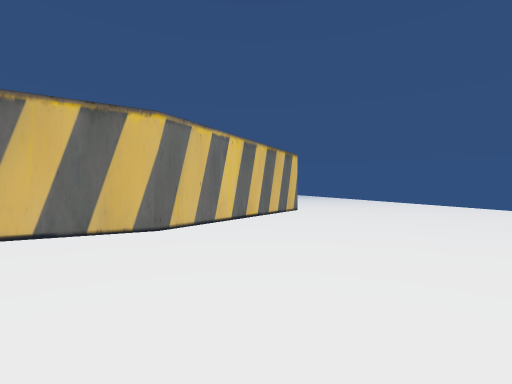
View 1 (above)

19 first-person views from a walk through a scene from a Unity 3-D project. The camera is 1.3 m above the floor, looks level and sees 85° across. The floor is counted in squares, 2 m on a side. Each view is taken from the middle of a square. On the plan, view 1 faces up. The plan holds only what a view shows up to about 9 squares ahead; the rest is blank. The place goes on beyond the plan.

View 2
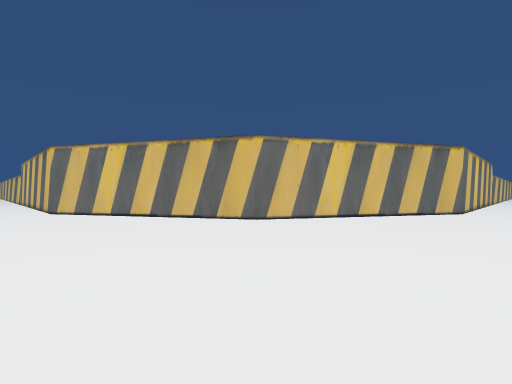

View 3
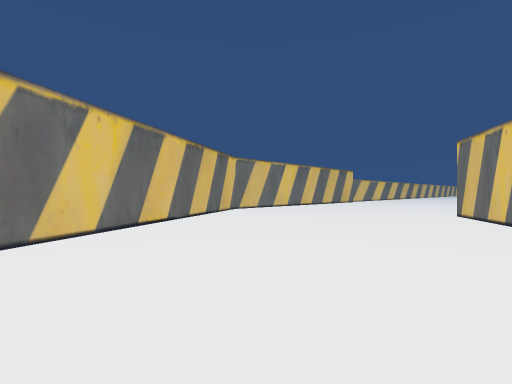

View 4
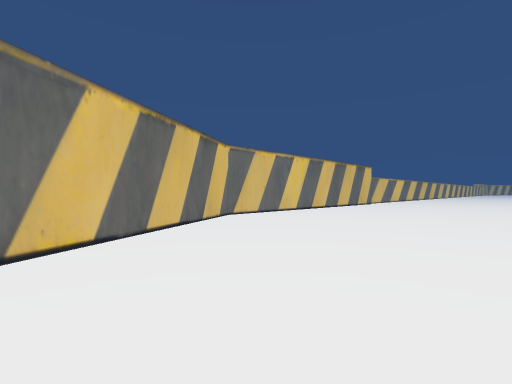

View 5
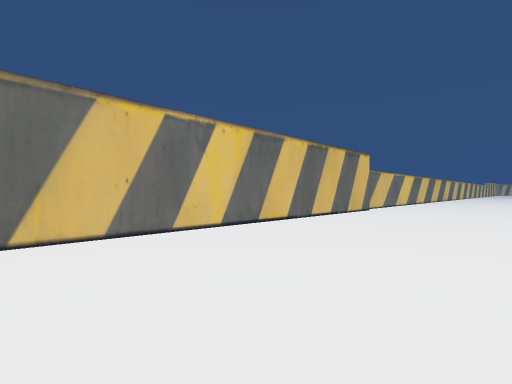

View 6
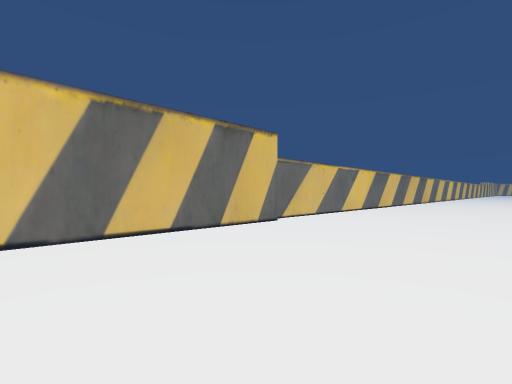

View 7
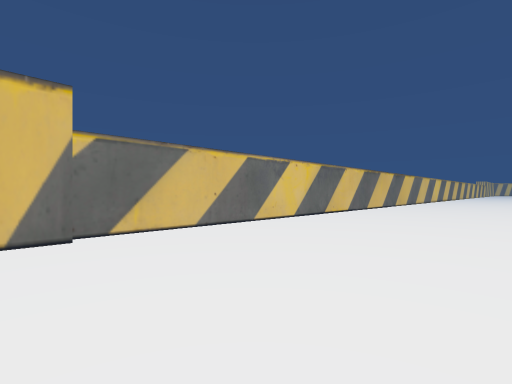

View 8
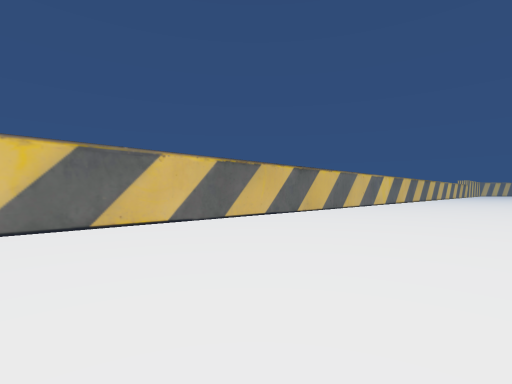

View 9
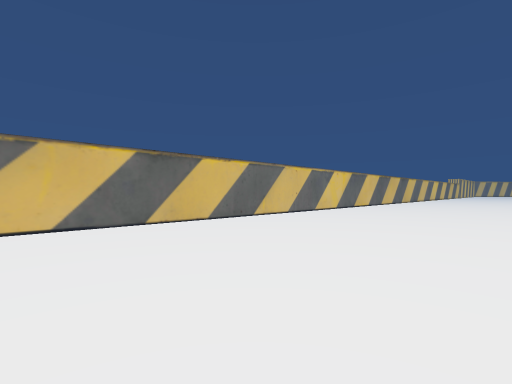

View 10
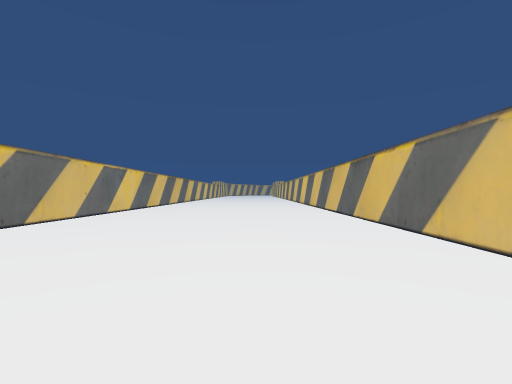

View 11
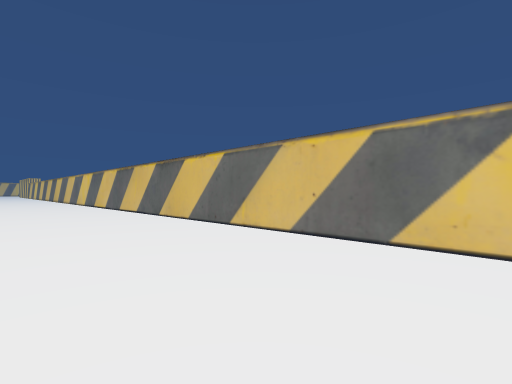

View 12
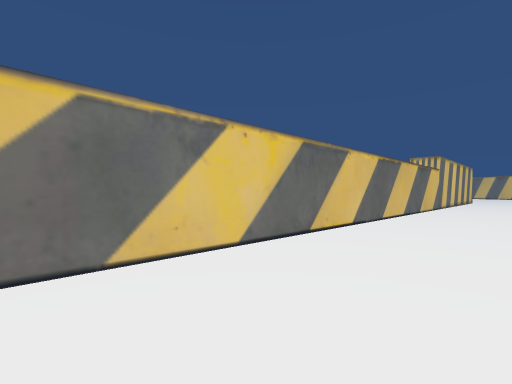

View 13
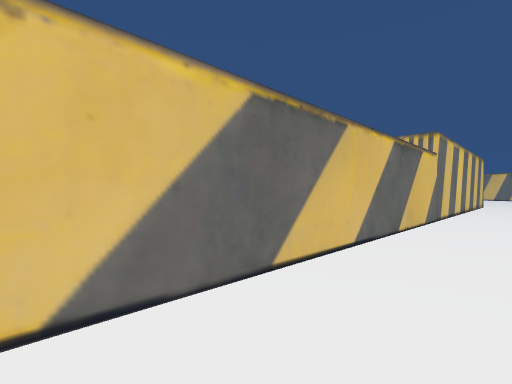

View 14
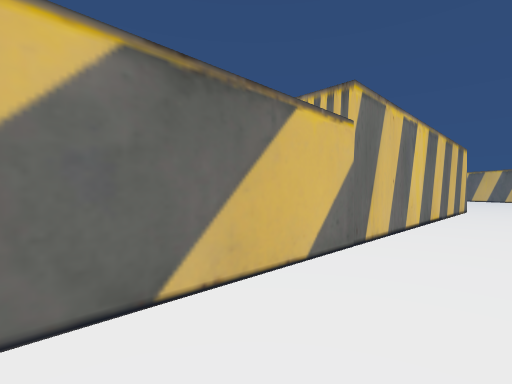

View 15
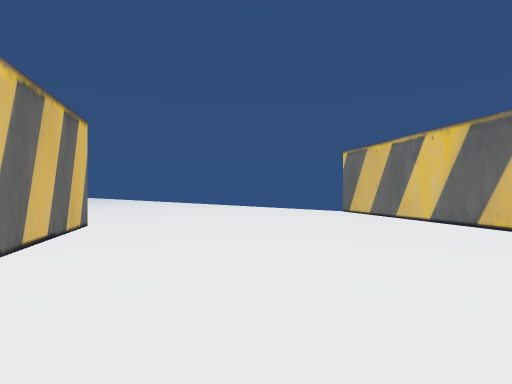

View 16
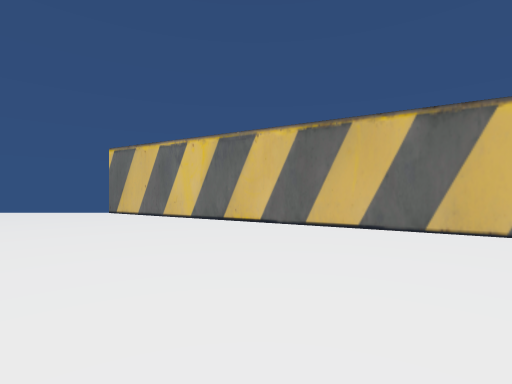

View 17
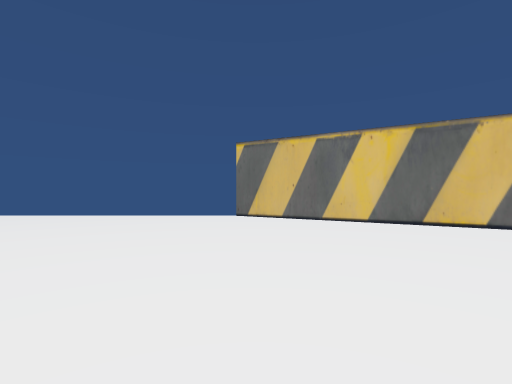

View 18
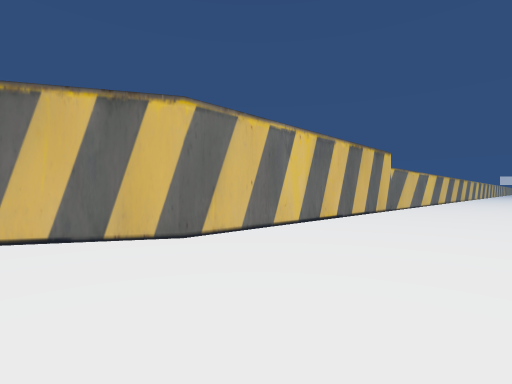

View 19
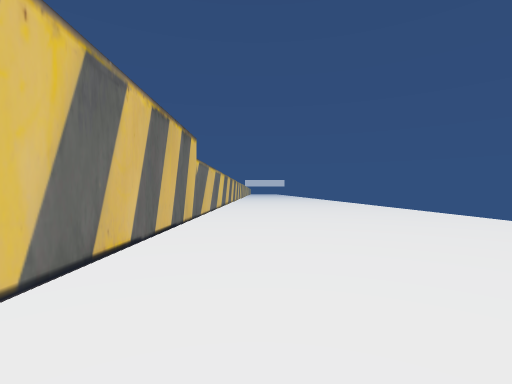

### Floor plan
Points are (right, up) in squares from view 1. A wall is a line through its corners. A room is listed if a view was taken in it or the views show most of it. See-through windows are left out.
Room 1 (views 1, 2, 3, 4, 5, 6, 7, 8, 9, 10, 11, 12, 13, 14, 15, 16, 17, 18, 19)
walls: (-14.9, -5.2) (-5.1, -5.2) (1.8, -1.2); (3.9, 0.3) (8.7, 8.6); (1.5, 18.4) (1.5, 10.1) (-1.6, 4.7) (-7, 1.5) (-34.2, 1.5); (-34, -5.5) (-14.9, -5.5)

Positions as (right, up) in squares from view 1, and headings:
1: (0, 0), facing up
2: (3, 0), facing up-left
3: (2, 3), facing down-left
4: (0, 1), facing down-left
5: (-5, -1), facing down-left
6: (-10, -1), facing down-left
7: (-14, -1), facing down-left
8: (-20, 0), facing down-left
9: (-25, 0), facing down-left
10: (-25, -1), facing left
11: (-25, -2), facing up-left
12: (-27, -1), facing up-right
13: (-22, 0), facing up-right
14: (-18, 0), facing up-right
15: (0, 4), facing up-right
16: (0, 4), facing right
17: (1, 8), facing right
18: (5, 8), facing up-left
19: (3, 11), facing up
